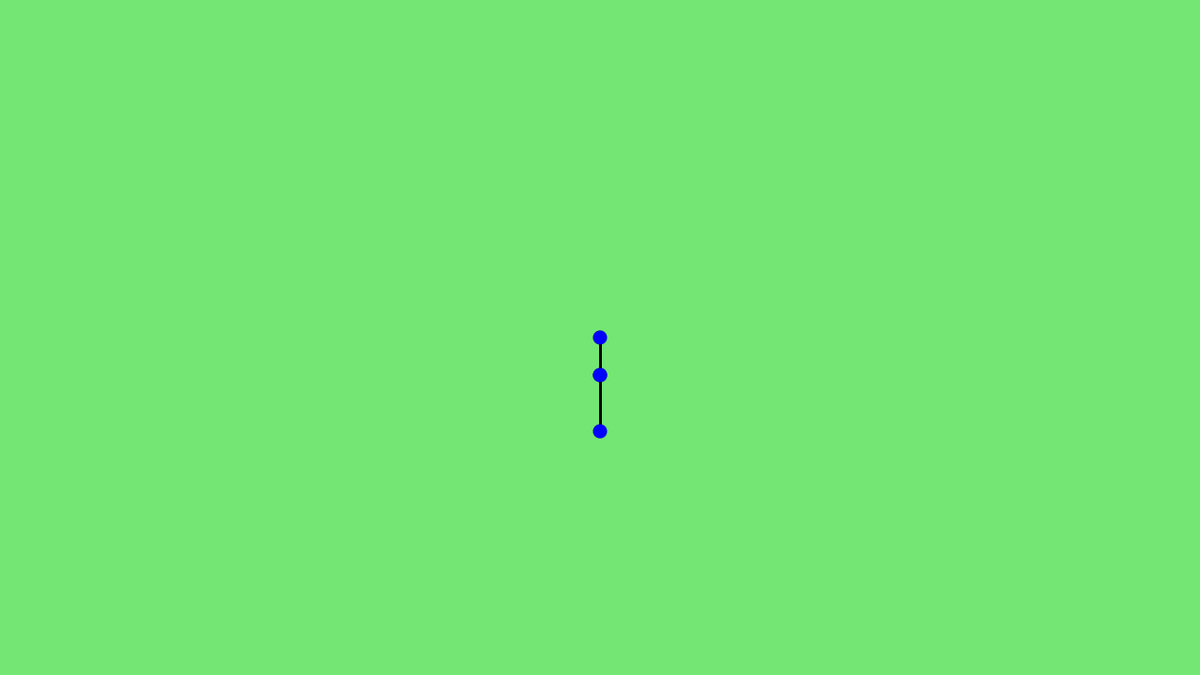
Frame 1 (no input)
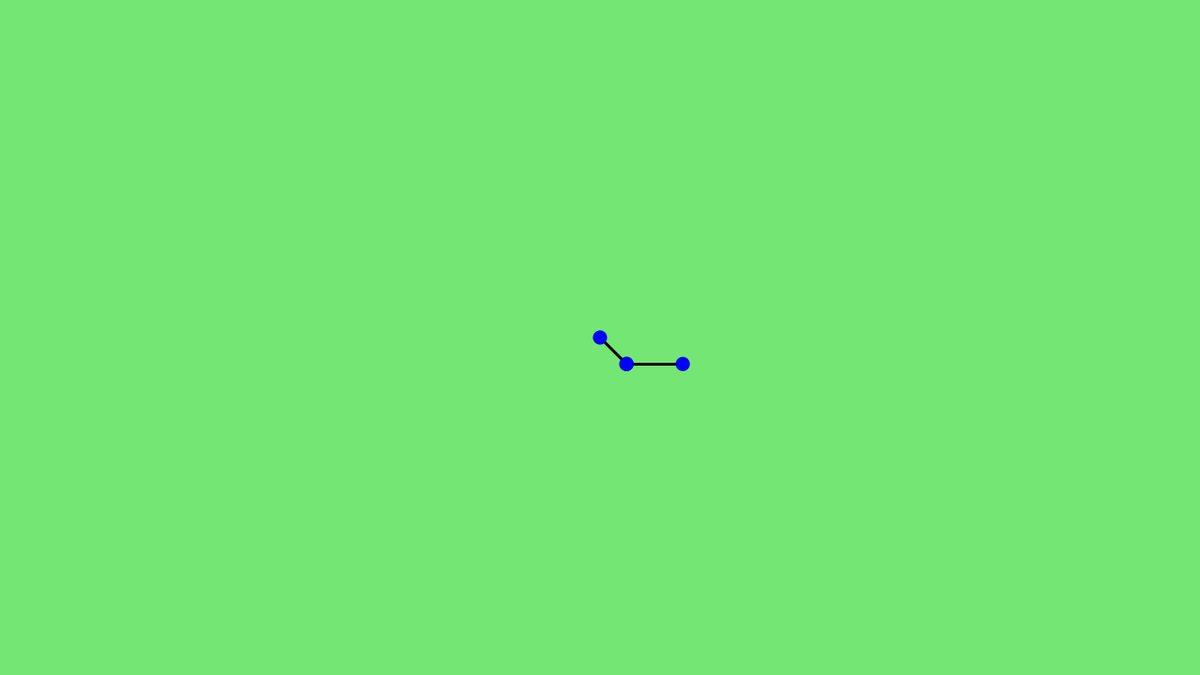
Frame 60 (the mouse pressed at the canvas centre just before this capture)
Frame 120 (the mouse held since frame 60 and released just before this capture): identical to frame 60, image omitted

The Processing sketch that drew these frames (run headless with seeded random() and noise(); from frame 60 on, the mouse is pressed at the canvas centre):

// Processing sketch: tarefa_2
// ── tarefa_2.pde
class Bone {
  float x1;
  float y1;
  float x2;
  float y2;
  float len;
  float angle;
  float xPerm;
  float yPerm;
  float speed;
  
  Bone(float x, float y, float len, float speed){
    this.x1  = x;
    this.y1  = y;
    this.x2 = x;
    this.y2 = y+len;
    this.xPerm = this.x2;
    this.yPerm = this.y2;
    this.len = len;
    this.angle = 0;
    this.speed = speed;
  }
  
  void move() {
    this.x2 = this.yPerm*sin(radians(this.angle)) + this.xPerm*cos(radians(this.angle));
    this.y2 = this.yPerm*cos(radians(this.angle)) - this.xPerm*sin(radians(this.angle));
    this.angle += this.speed;
  }

  void show() {
    fill(255, 255, 255);
    strokeWeight(3);
    line(x1, y1, x2, y2);
    fill(0, 0, 255);
    strokeWeight(0);
    ellipse(x1, y1, 15, 15);
    fill(0, 0, 255);
    ellipse(x2, y2, 15, 15);
  }
}

Bone bone1;
Bone bone2;

void setup() {
  size(1280, 720);
  bone1 = new Bone(0, 0, 40, 1);
  bone2 = new Bone(0, 0, 60, 2);
  frameRate(83);
}
float angle = 5;

void draw() {
  background(115, 230, 115);
  pushMatrix();
  translate(width/2, height/2);
  bone1.move();
  bone1.show();
  popMatrix();
  
  pushMatrix();
  translate(width/2+bone1.x2, height/2+bone1.y2);
  bone2.move();
  bone2.show();
  popMatrix();
  if(bone2.angle == 90){
    bone1.speed = 0;
    bone2.speed = 0;
  }
}

void mouseClicked() {
  bone1.angle = 0;
  bone2.angle = 0;
  bone1.speed = 1;
  bone2.speed = 2;
}
